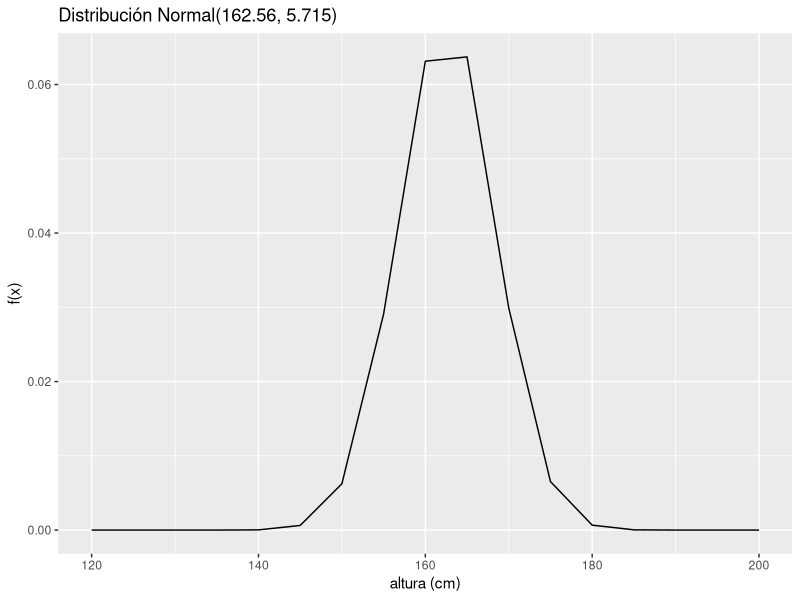
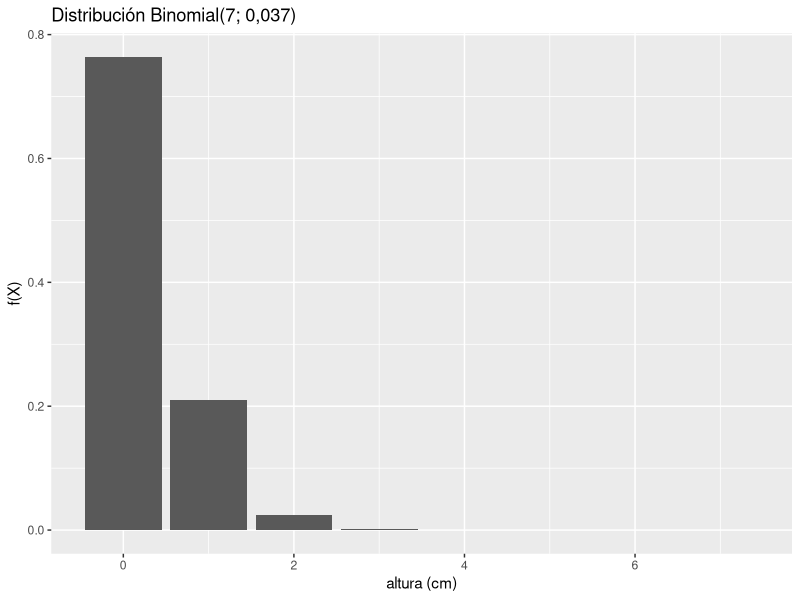
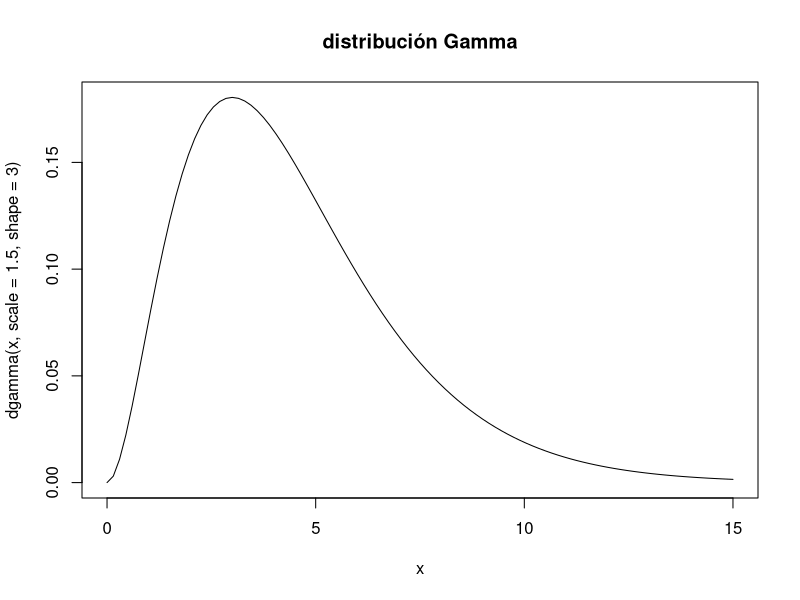
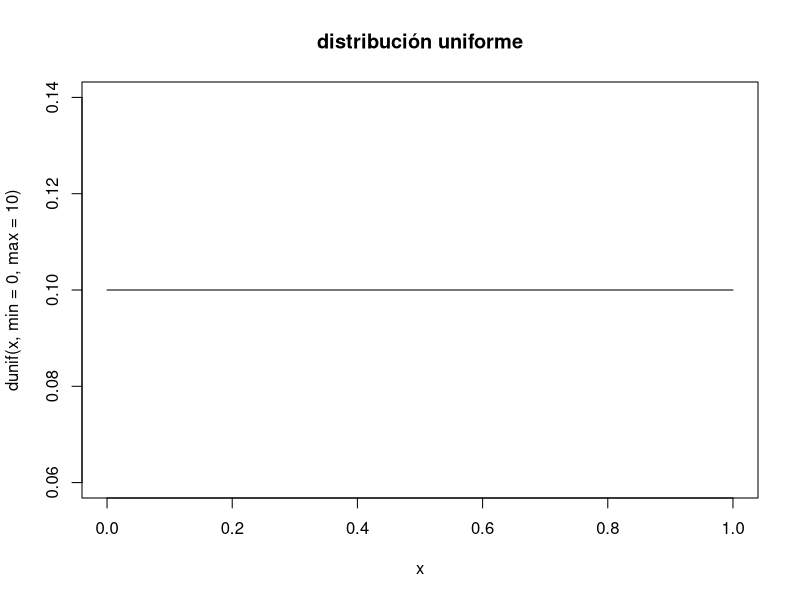
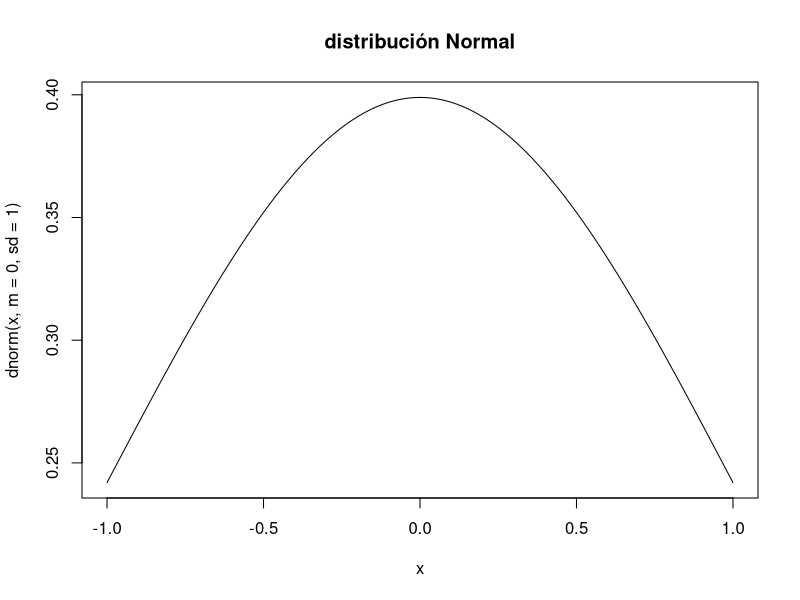
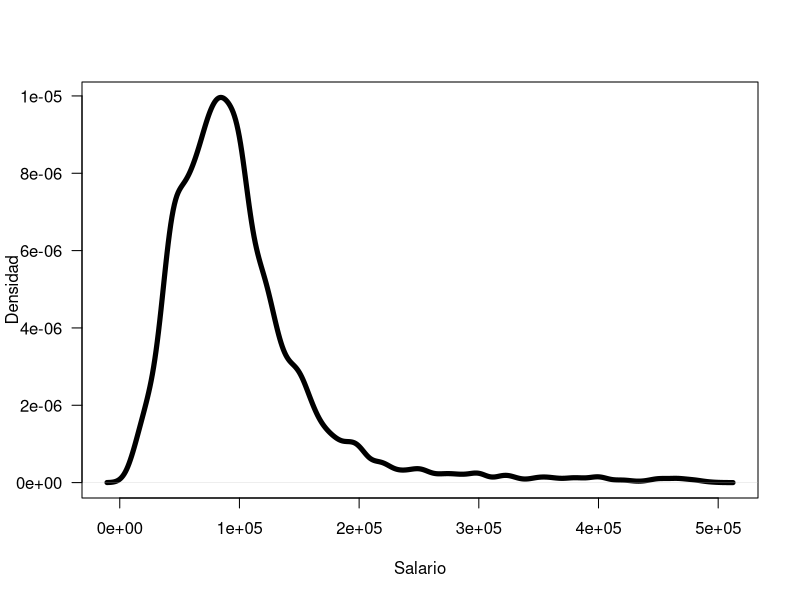
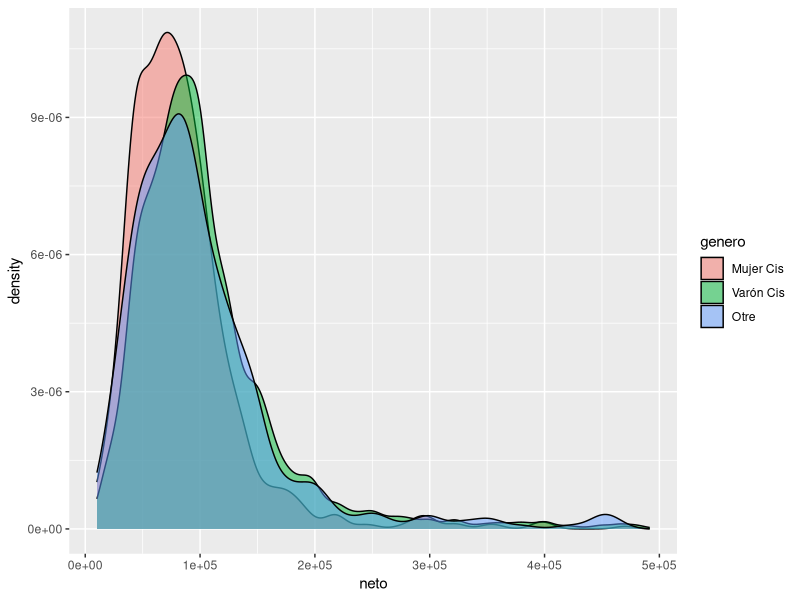
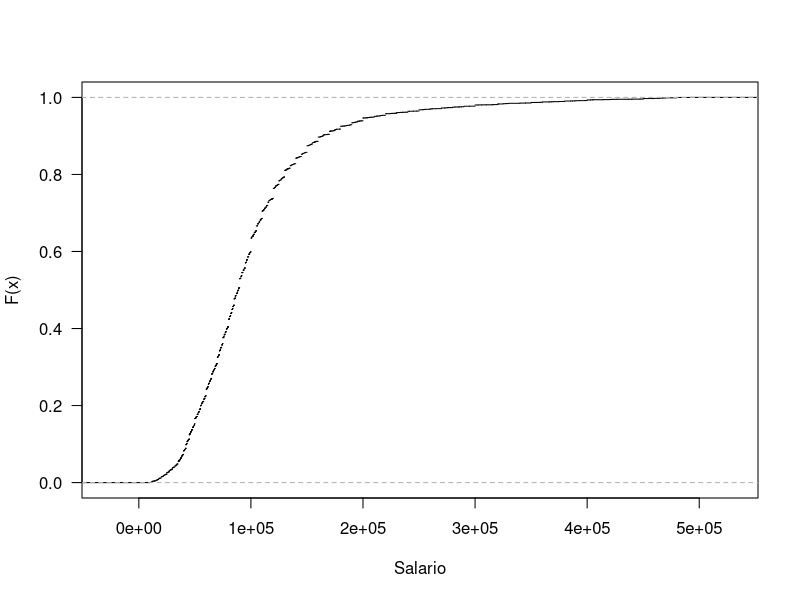

Reproduce these figures in R, in order. (Note: this script raises an error after producing the figures.)
## ---- chunk 1
knitr::opts_chunk$set(echo = TRUE)
## ---- chunk 2
dbinom(5, 10, 0.3)
## ---- chunk 3
dbinom(5, 10, 0.3) +
  dbinom(4, 10, 0.3) +
  dbinom(3, 10, 0.3) +
  dbinom(2, 10, 0.3) +
  dbinom(1, 10, 0.3)
## ---- chunk 4
dbinom(1:5, 10, 0.3)

sum(dbinom(1:5, 10 , 0.3))
## ---- chunk 5
dbinom(x=1, size=1, prob=58.848/100000)
## ---- chunk 6
dbinom(x=1, size=15, prob=(58.848/100000))

## ---- chunk 7
dbinom(x=2, size=15, prob=58.848/100000)
## ---- chunk 8
pnorm(1,1,5)
## ---- chunk 9

## ---- chunk 10
pnorm(172.72, 162.56, 5.715)#, lower.tail = FALSE

1-pnorm(172.72, 162.56, 5.715)
## ---- chunk 11
sum(dbinom(3:7, 7, 0.03772018))
## ---- chunk 12
library(ggplot2)

xvals <- seq(120,200,5)# 120:200

plotdata <- data.frame(x = xvals, y = dnorm(xvals, 162.56, 5.715))

ggplot(plotdata, aes(x = x, y = y)) +
  geom_line()+
  labs(x="altura (cm)", y= "f(x)", title="Distribución Normal(162.56, 5.715)")

## ---- chunk 13
xvals <- 0:7

plotdata <- data.frame(x = xvals, y = dbinom(xvals, 7, 0.03772018))

ggplot(plotdata, aes(x, y)) + 
  geom_bar(stat = "identity")+
  labs(x="altura (cm)", y= "f(X)", title="Distribución Binomial(7; 0,037)")
## ---- chunk 14
curve(dgamma(x, scale=1.5, shape=3),from=0, to=15, main="distribución Gamma")

curve(dunif(x,min=0,max=10), main="distribución uniforme")

curve(dnorm(x,m=0,sd=1),from=-1,to=1,main="distribución Normal")
## ---- chunk 15
library(tidyverse)
library(readxl)

sueldossys <- read_excel("datos/sys2021.xlsx")

salario_neto_gen <- sueldossys %>%
rename(neto =`Salario mensual o retiro NETO (en tu moneda local)`) %>%
filter(neto< 500000 & neto>10000) %>%
select(c(neto,`Me identifico`)) %>%
mutate(genero = fct_lump(`Me identifico`, n = 2, other_level = "Otre"))
## ---- chunk 16
head(salario_neto_gen)
## ---- chunk 17
plot(density(salario_neto_gen$neto), main='', lwd=5, las=1,
     xlab='Salario', ylab='Densidad')
## ---- chunk 18
ggplot(salario_neto_gen, aes(x=neto)) + 
  geom_density(aes(group=genero, fill=genero), alpha=0.5)
## ---- chunk 19

F <- ecdf(salario_neto_gen$neto)
plot(F, main='', xlab='Salario', ylab='F(x)', cex=0.5, las=1)

## ---- chunk 20
ggplot(salario_neto_gen, aes(neto, fill=genero, col=genero))+
  geom_step(stat="ecdf") +
  ylab("Frecuencia acumulada")+
  xlab("Salario neto mensual")
## ---- chunk 21
F(21600)
## ---- chunk 22
muestra_size10_1 <- sample(salario_neto_gen$neto, size=10)
## ---- chunk 23
mean(muestra_size10_1)
## ---- chunk 24
medias_muestralesrep100n100 <- replicate(100, mean(sample(salario_neto_gen$neto, size=100)))

plot(density(medias_muestrales), main='', lwd=5, las=1,
     xlab='Media muestral Salario n=10 replicas=100', ylab='Densidad')

mean(medias_muestrales)
sd(medias_muestrales)
## ---- chunk 25
medias_muestralesrep1000n100 <- replicate(1000, mean(sample(salario_neto_gen$neto, size=100)))

plot(density(medias_muestrales), main='', lwd=5, las=1,
     xlab='Media muestral Salario n=10 replicas=1000', ylab='Densidad')

mean(medias_muestrales)
sd(medias_muestrales)

medias_muestralesrep10000n100 <- replicate(10000, mean(sample(salario_neto_gen$neto, size=100)))

plot(density(medias_muestrales), main='', lwd=5, las=1,
     xlab='Media muestral Salario n=10 replicas=100000', ylab='Densidad')

mean(medias_muestrales)

sd(medias_muestrales)

## ---- chunk 26
# Ayuda usar tibble

tcl_table <- tibble(n = c(10,10,10,20,20,20,100,100,100), 
                    replicate= c(100,1000,10000,100,1000,10000,100,1000,10000), 
                    mean= c(mean(medias_muestralesrep100n10),
                            mean(medias_muestralesrep1000n10),
                            mean(medias_muestralesrep10000n10),
                            mean(medias_muestralesrep100n20),
                            mean(medias_muestralesrep1000n20),
                            mean(medias_muestralesrep10000n20),
                            mean(medias_muestralesrep100n100),
                            mean(medias_muestralesrep1000n100),
                            mean(medias_muestralesrep10000n100)
                      
                    ), 
                    
                    sd= c(sd(medias_muestralesrep100n10),
                            sd(medias_muestralesrep1000n10),
                            sd(medias_muestralesrep10000n10),
                            sd(medias_muestralesrep100n20),
                            sd(medias_muestralesrep1000n20),
                            sd(medias_muestralesrep10000n20),
                            sd(medias_muestralesrep100n100),
                            sd(medias_muestralesrep1000n100),
                            sd(medias_muestralesrep10000n100))
                    )

ggplot(tcl_table, aes(x=sd,y=n, fill=as.factor(replicate)))+
  geom_point()



curve(d)
